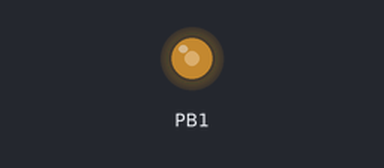
This program was run on a simulated ATmega8, built with avr-gcc and emulated at 0.8 MHz. Shown: output pins drawn as LEDs (lit = HIGH).

Above: at 0.1 s.
Timing chart, 0 to 1.6 s (numbered marks = the images above):
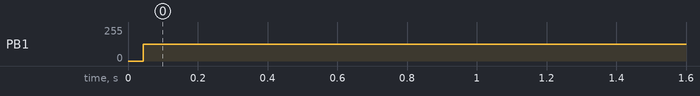

The program:

main.c
```c
#include <avr/io.h>
#include <avr/wdt.h>
#include <avr/interrupt.h>
#include <util/delay.h>
#include <avr/eeprom.h>
#include <string.h>
#include <avr/pgmspace.h>

const uint8_t SINE[5] = {
  10,500,1000,500,10
};

uint8_t sindex;

ISR(TIMER0_OVF_vect) {
  if (sindex > 5) {
    sindex = 0;
  }

  OCR1A = SINE[sindex];

  sindex++;
}

int main(void) {
  DDRB = (1 << DDB1);

  /*
   * clear OC1A on compare match
   * set OC1A at BOTTOM, non-inverting mode
   * Fast PWM, 8bit
   */
  TCCR1A = _BV(COM1A1) | _BV(WGM10);

  /*
   * Fast PWM, 8bit
   * Prescaler: clk/1 = 8MHz
   * PWM frequency = 8MHz / (255 + 1) = 31.25kHz
   */
  /*  TCCR1B = _BV(WGM12) | _BV(CS10);*/
  TCCR1B = _BV(WGM12) | _BV(CS10);

  /* set initial duty cycle to zero */
  OCR1A = 0;

  /* Setup Timer0 */

  TCCR0 |= (1 << CS00);
  TCNT0 = 0;
  TIMSK |= (1 << TOIE0);

  wdt_enable(WDTO_1S);
  sei();

  for (;;) {                /* main event loop */
    wdt_reset();
  }

  return 0;
}
```

Measured:
- by itself, PB1: 0/255 → 124/255 at 0.04 s
